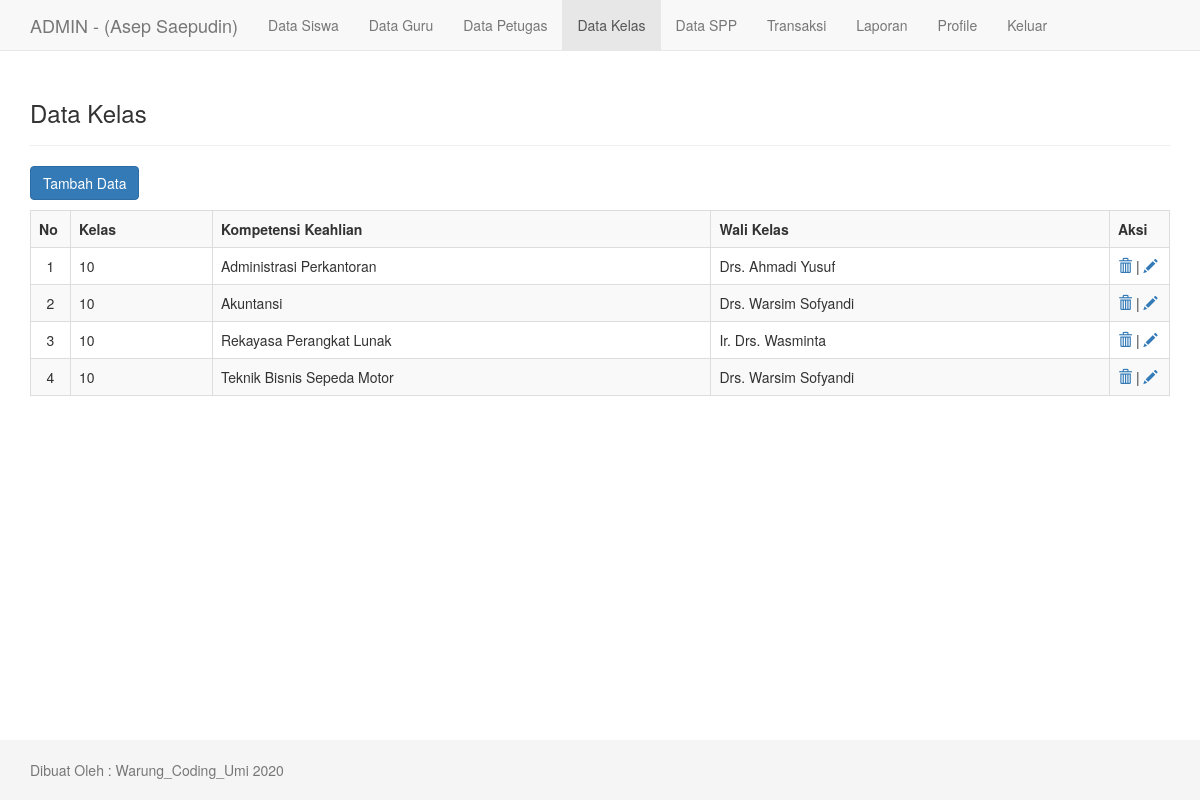
The app's page /admin/tampil_kelas.php (signed in) with its own data.
### tables this page shows
CREATE TABLE `tb_petugas` (
  `id_petugas` int(11) NOT NULL,
  `username` varchar(35) NOT NULL,
  `password` varchar(50) NOT NULL,
  `nama_petugas` varchar(35) NOT NULL,
  `alamat` varchar(100) NOT NULL,
  `telepon` varchar(15) NOT NULL,
  `level` enum('admin','petugas') NOT NULL
);

CREATE TABLE `tb_kelas` (
  `id_kelas` int(11) NOT NULL,
  `nama_kelas` varchar(10) NOT NULL,
  `kompetensi_keahlian` varchar(50) NOT NULL,
  `id_guru` int(11) DEFAULT NULL
);

CREATE TABLE `tb_guru` (
  `id_guru` int(11) NOT NULL,
  `username` varchar(35) NOT NULL,
  `password` varchar(50) NOT NULL,
  `nama_guru` varchar(35) NOT NULL,
  `alamat` varchar(100) NOT NULL,
  `telepon` varchar(15) NOT NULL
);

### admin/tampil_kelas.php (the view, shortened to what this page needs)
<?php
    include "../inc/koneksi.php";
    $qprofil = mysqli_query($konek, "SELECT * FROM tb_petugas WHERE id_petugas='$_SESSION[id]'");
    $profil = mysqli_fetch_array($qprofil);
?>
<!DOCTYPE html>
<html lang="en">
<head>
    <link href="./../assets/css/bootstrap.min.css" rel="stylesheet">
    <link href="./../assets/style.css" rel="stylesheet">
</head>
<body>
     <nav class="navbar navbar-default navbar-fixed-top">
      <div class="container">
        <div class="navbar-header">
          <a class="navbar-brand" href="index.php">ADMIN - (<?php echo $profil['nama_petugas']; ?>)</a>
        </div>
        <div id="navbar" class="collapse navbar-collapse">
          <ul class="nav navbar-nav">
            <li><a href="tampil_siswa.php">Data Siswa</a></li>
            <li><a href="tampil_guru.php">Data Guru</a></li>
            <li><a href="tampil_petugas.php">Data Petugas</a></li>
            <li class="active"><a href="tampil_kelas.php">Data Kelas</a></li>
            <li><a href="tampil_spp.php">Data SPP</a></li>
            <li><a href="transaksi.php">Transaksi</a></li>
            <li><a href="laporan.php">Laporan</a></li>
            <li><a href="profile.php">Profile</a></li>
            <li><a href="../inc/logout.php">Keluar</a></li>
          </ul>
        </div>
      </div>
    </nav>
<div class="container">
    <div class="page-header">
        <h3>Data Kelas</h3>
    </div>
    <a class="btn btn-primary" style="margin-bottom: 10px;" href="tambah_kelas.php">Tambah Data</a>
    <table class="table table-bordered table-striped">
        <tr>
            <th>No</th>
            <th>Kelas</th>
            <th>Kompetensi Keahlian</th>
            <th>Wali Kelas</th>
            <th>Aksi</th>
        </tr>
        <?php
            $sql = mysqli_query($konek, "SELECT tb_guru.*, tb_kelas.*
            FROM tb_kelas
            INNER JOIN tb_guru ON tb_guru.id_guru=tb_kelas.id_guru
            ORDER BY tb_kelas.kompetensi_keahlian ASC");
            $no=1;
            while ($d=mysqli_fetch_array($sql)) {
                echo "
            <tr>
                <td width='40px' align='center'>$no</td>
                <td>$d[nama_kelas]</td>
                <td>$d[kompetensi_keahlian]</td>
                <td>$d[nama_guru]</td>
                <td width='60px'>";
                ?>
                    <a onclick="return confirm('Anda akan menghapusnya?')" title="Hapus" href="hapus_kelas.php?id=<?php echo $d['id_kelas']; ?>"><span class="glyphicon glyphicon-trash" aria-hidden="true"></span></a> |
                    <a title="Edit" href="edit_kelas.php?id=<?php echo $d['id_kelas']; ?>"><span class="glyphicon glyphicon-pencil" aria-hidden="true"></span></a>
                <?php
                echo "</td>
            </tr>";
            $no++;
            }
        ?>
    </table>
</div>
<?php include "footer.php"; ?>

### assets/style.css (style rules this page uses)
html { position: relative; min-height: 100%; }
body { margin-bottom: 60px; }
body > .container { padding: 60px 15px 0; }

### records on screen
tb_petugas: nama_petugas "Asep Saepudin"
tb_kelas: nama_kelas "10", kompetensi_keahlian "Administrasi Perkantoran", id_guru.nama_guru "Drs. Ahmadi Yusuf"
tb_kelas: nama_kelas "10", kompetensi_keahlian "Akuntansi", id_guru.nama_guru "Drs. Warsim Sofyandi"
tb_kelas: nama_kelas "10", kompetensi_keahlian "Rekayasa Perangkat Lunak", id_guru.nama_guru "Ir. Drs. Wasminta"
tb_kelas: nama_kelas "10", kompetensi_keahlian "Teknik Bisnis Sepeda Motor", id_guru.nama_guru "Drs. Warsim Sofyandi"
